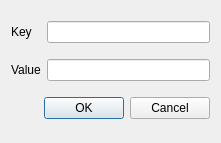
<?xml version="1.0" encoding="UTF-8"?>
<ui version="4.0">
 <class>AddPropertyDialog</class>
 <widget class="QDialog" name="AddPropertyDialog">
  <property name="geometry">
   <rect>
    <x>0</x>
    <y>0</y>
    <width>221</width>
    <height>143</height>
   </rect>
  </property>
  <property name="windowTitle">
   <string>Dialog</string>
  </property>
  <layout class="QGridLayout" name="gridLayout">
   <item row="0" column="0">
    <widget class="QLabel" name="_keyLabel">
     <property name="text">
      <string>Key</string>
     </property>
    </widget>
   </item>
   <item row="0" column="1">
    <widget class="QLineEdit" name="_keyInput"/>
   </item>
   <item row="1" column="0">
    <widget class="QLabel" name="_valueLabel">
     <property name="text">
      <string>Value</string>
     </property>
    </widget>
   </item>
   <item row="1" column="1">
    <widget class="QLineEdit" name="_valueInput"/>
   </item>
   <item row="2" column="0" colspan="2">
    <widget class="QDialogButtonBox" name="buttonBox">
     <property name="orientation">
      <enum>Qt::Horizontal</enum>
     </property>
     <property name="standardButtons">
      <set>QDialogButtonBox::Cancel|QDialogButtonBox::Ok</set>
     </property>
    </widget>
   </item>
  </layout>
 </widget>
 <resources/>
 <connections>
  <connection>
   <sender>buttonBox</sender>
   <signal>accepted()</signal>
   <receiver>AddPropertyDialog</receiver>
   <slot>accept()</slot>
   <hints>
    <hint type="sourcelabel">
     <x>248</x>
     <y>254</y>
    </hint>
    <hint type="destinationlabel">
     <x>157</x>
     <y>274</y>
    </hint>
   </hints>
  </connection>
  <connection>
   <sender>buttonBox</sender>
   <signal>rejected()</signal>
   <receiver>AddPropertyDialog</receiver>
   <slot>reject()</slot>
   <hints>
    <hint type="sourcelabel">
     <x>316</x>
     <y>260</y>
    </hint>
    <hint type="destinationlabel">
     <x>286</x>
     <y>274</y>
    </hint>
   </hints>
  </connection>
 </connections>
</ui>
